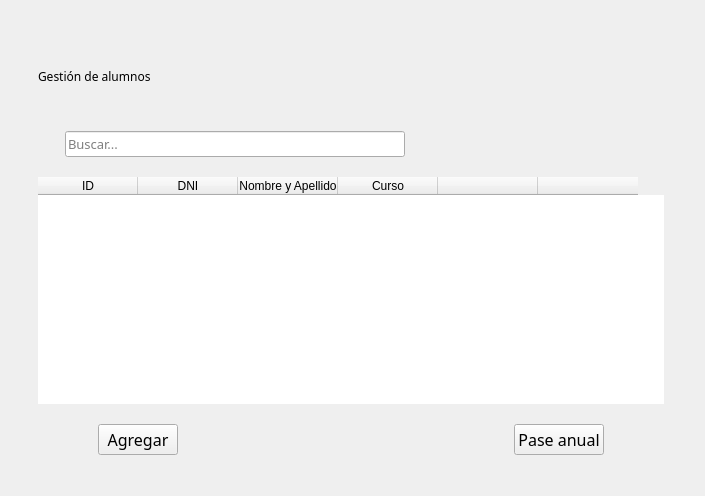
<?xml version="1.0" encoding="UTF-8"?>
<ui version="4.0">
 <class>Form</class>
 <widget class="QWidget" name="Form">
  <property name="geometry">
   <rect>
    <x>0</x>
    <y>0</y>
    <width>705</width>
    <height>496</height>
   </rect>
  </property>
  <property name="windowTitle">
   <string>Form</string>
  </property>
  <property name="styleSheet">
   <string notr="true"/>
  </property>
  <layout class="QGridLayout" name="gridLayout">
   <property name="leftMargin">
    <number>8</number>
   </property>
   <item row="0" column="0">
    <layout class="QVBoxLayout" name="verticalLayout">
     <property name="spacing">
      <number>20</number>
     </property>
     <property name="leftMargin">
      <number>30</number>
     </property>
     <property name="topMargin">
      <number>30</number>
     </property>
     <property name="rightMargin">
      <number>30</number>
     </property>
     <property name="bottomMargin">
      <number>30</number>
     </property>
     <item>
      <widget class="QLabel" name="label">
       <property name="sizePolicy">
        <sizepolicy hsizetype="Fixed" vsizetype="Fixed">
         <horstretch>0</horstretch>
         <verstretch>0</verstretch>
        </sizepolicy>
       </property>
       <property name="minimumSize">
        <size>
         <width>0</width>
         <height>70</height>
        </size>
       </property>
       <property name="font">
        <font>
         <family>Oswald</family>
         <bold>false</bold>
        </font>
       </property>
       <property name="text">
        <string>Gestión de alumnos</string>
       </property>
      </widget>
     </item>
     <item>
      <layout class="QHBoxLayout" name="horizontalLayout_2">
       <item>
        <widget class="QLabel" name="label_2">
         <property name="sizePolicy">
          <sizepolicy hsizetype="Fixed" vsizetype="Fixed">
           <horstretch>0</horstretch>
           <verstretch>0</verstretch>
          </sizepolicy>
         </property>
         <property name="text">
          <string/>
         </property>
         <property name="pixmap">
          <pixmap>lupa.png</pixmap>
         </property>
        </widget>
       </item>
       <item>
        <widget class="QLineEdit" name="lineEdit">
         <property name="sizePolicy">
          <sizepolicy hsizetype="Maximum" vsizetype="Fixed">
           <horstretch>0</horstretch>
           <verstretch>0</verstretch>
          </sizepolicy>
         </property>
         <property name="minimumSize">
          <size>
           <width>340</width>
           <height>0</height>
          </size>
         </property>
         <property name="font">
          <font>
           <family>Oswald</family>
           <pointsize>10</pointsize>
           <bold>false</bold>
          </font>
         </property>
         <property name="styleSheet">
          <string notr="true"/>
         </property>
         <property name="placeholderText">
          <string>Buscar...</string>
         </property>
        </widget>
       </item>
       <item>
        <spacer name="horizontalSpacer_2">
         <property name="orientation">
          <enum>Qt::Horizontal</enum>
         </property>
         <property name="sizeHint" stdset="0">
          <size>
           <width>40</width>
           <height>20</height>
          </size>
         </property>
        </spacer>
       </item>
      </layout>
     </item>
     <item>
      <widget class="QTableWidget" name="alumnos">
       <property name="sizePolicy">
        <sizepolicy hsizetype="Expanding" vsizetype="Expanding">
         <horstretch>0</horstretch>
         <verstretch>0</verstretch>
        </sizepolicy>
       </property>
       <property name="frameShape">
        <enum>QFrame::NoFrame</enum>
       </property>
       <property name="frameShadow">
        <enum>QFrame::Plain</enum>
       </property>
       <property name="verticalScrollBarPolicy">
        <enum>Qt::ScrollBarAlwaysOff</enum>
       </property>
       <property name="horizontalScrollBarPolicy">
        <enum>Qt::ScrollBarAlwaysOff</enum>
       </property>
       <property name="sizeAdjustPolicy">
        <enum>QAbstractScrollArea::AdjustToContents</enum>
       </property>
       <property name="alternatingRowColors">
        <bool>false</bool>
       </property>
       <property name="showGrid">
        <bool>true</bool>
       </property>
       <property name="sortingEnabled">
        <bool>true</bool>
       </property>
       <property name="wordWrap">
        <bool>true</bool>
       </property>
       <property name="cornerButtonEnabled">
        <bool>false</bool>
       </property>
       <attribute name="horizontalHeaderCascadingSectionResizes">
        <bool>false</bool>
       </attribute>
       <attribute name="horizontalHeaderStretchLastSection">
        <bool>false</bool>
       </attribute>
       <attribute name="verticalHeaderVisible">
        <bool>false</bool>
       </attribute>
       <column>
        <property name="text">
         <string>ID</string>
        </property>
       </column>
       <column>
        <property name="text">
         <string>DNI</string>
        </property>
       </column>
       <column>
        <property name="text">
         <string>Nombre y Apellido</string>
        </property>
       </column>
       <column>
        <property name="text">
         <string>Curso</string>
        </property>
       </column>
       <column>
        <property name="text">
         <string/>
        </property>
       </column>
       <column>
        <property name="text">
         <string/>
        </property>
       </column>
      </widget>
     </item>
     <item>
      <layout class="QHBoxLayout" name="horizontalLayout">
       <property name="leftMargin">
        <number>60</number>
       </property>
       <property name="rightMargin">
        <number>60</number>
       </property>
       <item>
        <widget class="QPushButton" name="pushButton_2">
         <property name="font">
          <font>
           <family>Oswald</family>
           <pointsize>12</pointsize>
           <bold>false</bold>
          </font>
         </property>
         <property name="styleSheet">
          <string notr="true"/>
         </property>
         <property name="text">
          <string>Agregar</string>
         </property>
        </widget>
       </item>
       <item>
        <spacer name="horizontalSpacer">
         <property name="orientation">
          <enum>Qt::Horizontal</enum>
         </property>
         <property name="sizeHint" stdset="0">
          <size>
           <width>40</width>
           <height>20</height>
          </size>
         </property>
        </spacer>
       </item>
       <item>
        <widget class="QPushButton" name="pushButton">
         <property name="sizePolicy">
          <sizepolicy hsizetype="Maximum" vsizetype="Maximum">
           <horstretch>0</horstretch>
           <verstretch>0</verstretch>
          </sizepolicy>
         </property>
         <property name="font">
          <font>
           <family>Oswald</family>
           <pointsize>12</pointsize>
           <bold>false</bold>
          </font>
         </property>
         <property name="styleSheet">
          <string notr="true"/>
         </property>
         <property name="text">
          <string>Pase anual</string>
         </property>
        </widget>
       </item>
      </layout>
     </item>
    </layout>
   </item>
  </layout>
 </widget>
 <resources/>
 <connections/>
</ui>
